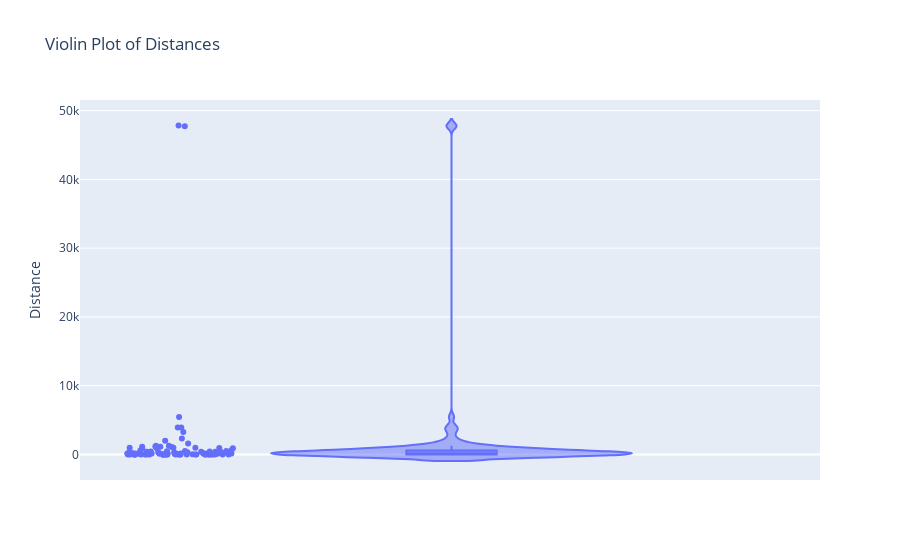
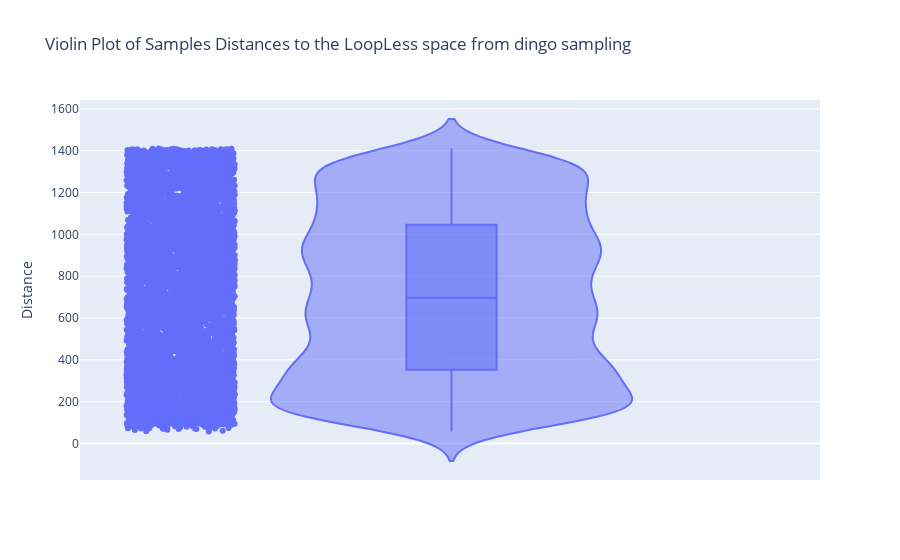
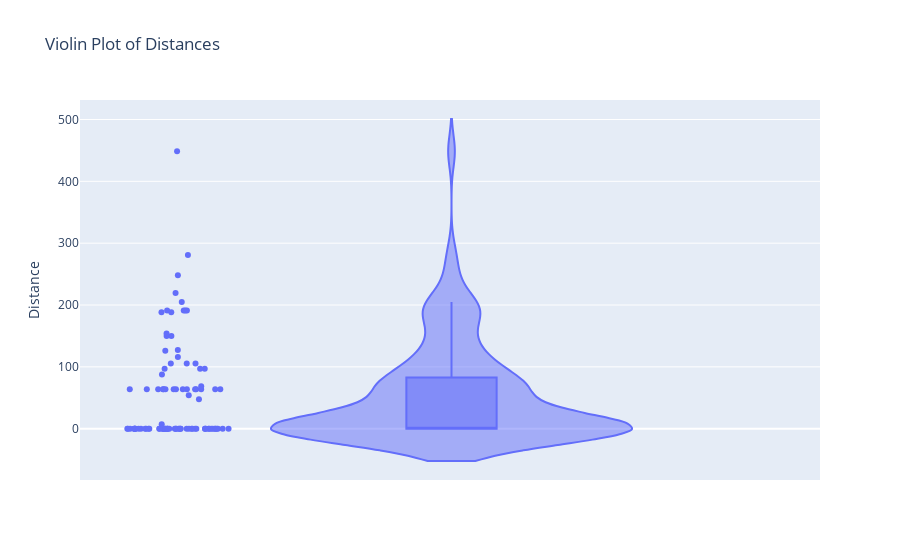
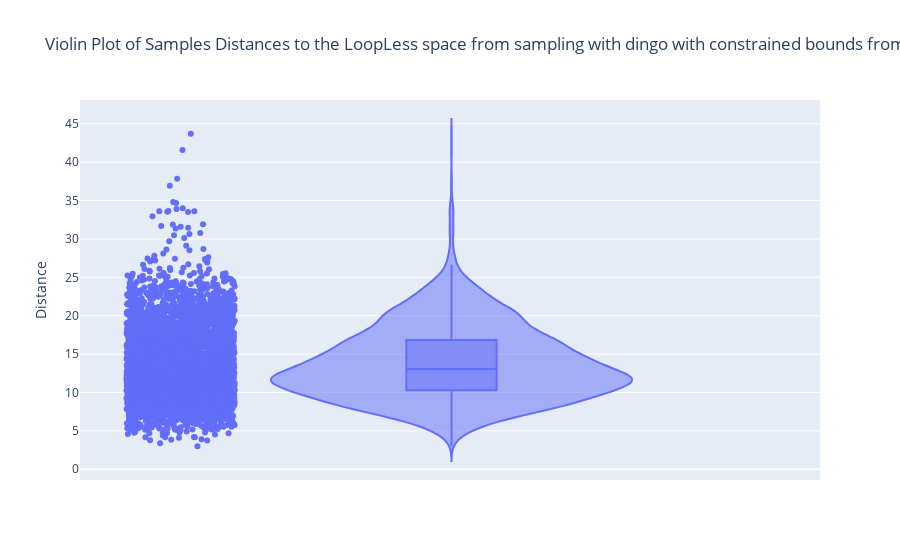

These figures' notebook cell, in order:
### Markdown cell above
In addition, calculating distances between samples before and after loopless solution (for 3000 samples ==> 3000 distances) and calculation of the average and standard deviation of these (3000) distances.

### Code cell
distances_array = calculate_distances_from_reactions(samples_dingo_ec_model, samples_dingo_ec_model_loopless_solutions, ec_cobra_model)
violin_plot_samples_distances(distances_array)


distances_array = calculate_distances_from_samples(samples_dingo_ec_model, samples_dingo_ec_model_loopless_solutions, ec_cobra_model)
violin_plot_samples_distances(distances_array)


distances_array = calculate_distances_from_reactions(samples_dingo_ec_model_constrained, samples_dingo_ec_model_constrained_loopless_solutions, ec_cobra_model)
violin_plot_samples_distances(distances_array)


distances_array = calculate_distances_from_samples(samples_dingo_ec_model_constrained, samples_dingo_ec_model_constrained_loopless_solutions, ec_cobra_model)
violin_plot_samples_distances(distances_array)

### Figure 1 — Plotly figure (JSON) as saved in the notebook; plotly's stock layout.template omitted (floating-point values rounded to 4 significant figures)
{"data": [{"alignmentgroup": "True", "box": {"visible": true}, "hovertemplate": "Distance=%{y}<extra></extra>", "legendgroup": "", "marker": {"color": "#636efa"}, "name": "", "offsetgroup": "", "orientation": "v", "points": "all", "scalegroup": "True", "showlegend": false, "type": "violin", "x0": " ", "xaxis": "x", "y": [893.2, 1.457e-12, 426.4, 140.9, 426.5, 1.037e-12, 1.499e-13, 140.4, 13.61, 7.522e-13, 0, 2.499e-13, 972.4, 143.1, 143.1, 5452.0, 984.4, 0, 1115.0, 1115.0, 391.5, 2314.0, 5.57e-13, 1138.0, 3.699, 0, 157.4, 284.8, 143.1, 141.8, 1261.0, 323.4, 0, 140.4, 1261.0, 3.333e-13, 47740.0, 391.5, 142.3, 1992.0, 142.3, 142.5, 141.6, 0, 0, 0, 157.4, 0, 0, 0, 0, 0, 0, 0, 74.2, 130.5, 0, 0, 20.17, 161.7, 13.61, 0, 0, 141.6, 968.4, 3923.0, 3923.0, 47830.0, 0, 143.9, 0, 426.5, 140.9, 0, 1602.0, 0, 914.2, 942.8, 912.6, 0, 426.5, 130.5, 391.1, 483.4, 0, 483.4, 0, 444.3, 1064.0, 580.9, 322.9, 3263.0, 20.17, 161.7, 595.8], "y0": " ", "yaxis": "y"}], "layout": {"legend": {"tracegroupgap": 0}, "title": {"text": "Violin Plot of Distances"}, "violinmode": "group", "xaxis": {"anchor": "y", "domain": [0, 1]}, "yaxis": {"anchor": "x", "domain": [0, 1], "title": {"text": "Distance"}}}}

### Figure 2 — Plotly figure (JSON) as saved in the notebook; plotly's stock layout.template omitted (floating-point values rounded to 4 significant figures; data arrays with more than 128 entries replaced by an {"elided": "..."} marker saying what was removed)
{"data": [{"alignmentgroup": "True", "box": {"visible": true}, "hovertemplate": "Distance=%{y}<extra></extra>", "legendgroup": "", "marker": {"color": "#636efa"}, "name": "", "offsetgroup": "", "orientation": "v", "points": "all", "scalegroup": "True", "showlegend": false, "type": "violin", "x0": " ", "xaxis": "x", "y": {"elided": "7100 float values"}, "y0": " ", "yaxis": "y"}], "layout": {"legend": {"tracegroupgap": 0}, "title": {"text": "Violin Plot of Samples Distances to the LoopLess space from dingo sampling"}, "violinmode": "group", "xaxis": {"anchor": "y", "domain": [0, 1]}, "yaxis": {"anchor": "x", "domain": [0, 1], "title": {"text": "Distance"}}}}

### Figure 3 — Plotly figure (JSON) as saved in the notebook; plotly's stock layout.template omitted (floating-point values rounded to 4 significant figures)
{"data": [{"alignmentgroup": "True", "box": {"visible": true}, "hovertemplate": "Distance=%{y}<extra></extra>", "legendgroup": "", "marker": {"color": "#636efa"}, "name": "", "offsetgroup": "", "orientation": "v", "points": "all", "scalegroup": "True", "showlegend": false, "type": "violin", "x0": " ", "xaxis": "x", "y": [53.92, 4.255e-13, 191.1, 63.69, 191.1, 2.46e-12, 4.352e-13, 63.69, 2.082e-13, 2.26e-12, 1.231e-12, 3.931e-13, 154.0, 63.69, 63.69, 219.6, 7.004, 2.409e-13, 188.3, 188.3, 105.3, 47.77, 2.416e-13, 248.2, 3.714e-13, 9.483e-14, 2.259e-12, 127.4, 63.69, 63.69, 1.142e-13, 2.813e-12, 1.007e-13, 63.69, 5.756e-14, 2.118e-12, 87.48, 105.3, 63.69, 2.015e-13, 63.69, 63.69, 63.69, 2.275e-13, 1.297e-12, 0, 2.331e-12, 2.249e-12, 3.926e-13, 0, 0, 9.047e-13, 0, 8.761e-14, 4.796e-12, 1.407e-12, 0, 0, 2.193e-12, 1.361e-12, 2.048e-13, 6.619e-14, 0, 63.69, 68.53, 4.317e-14, 4.004e-13, 116.1, 2.878e-14, 63.69, 1.439e-13, 191.1, 63.69, 9.529e-13, 97.09, 1.439e-14, 97.09, 1.664e-13, 97.09, 2.491e-13, 191.1, 1.515e-12, 105.3, 149.9, 1.872e-13, 149.9, 7.915e-14, 126.1, 280.7, 2.878e-14, 63.69, 448.6, 2.205e-12, 1.337e-12, 205.0], "y0": " ", "yaxis": "y"}], "layout": {"legend": {"tracegroupgap": 0}, "title": {"text": "Violin Plot of Distances"}, "violinmode": "group", "xaxis": {"anchor": "y", "domain": [0, 1]}, "yaxis": {"anchor": "x", "domain": [0, 1], "title": {"text": "Distance"}}}}

### Figure 4 — Plotly figure (JSON) as saved in the notebook; plotly's stock layout.template omitted (floating-point values rounded to 4 significant figures; data arrays with more than 128 entries replaced by an {"elided": "..."} marker saying what was removed)
{"data": [{"alignmentgroup": "True", "box": {"visible": true}, "hovertemplate": "Distance=%{y}<extra></extra>", "legendgroup": "", "marker": {"color": "#636efa"}, "name": "", "offsetgroup": "", "orientation": "v", "points": "all", "scalegroup": "True", "showlegend": false, "type": "violin", "x0": " ", "xaxis": "x", "y": {"elided": "4200 float values"}, "y0": " ", "yaxis": "y"}], "layout": {"legend": {"tracegroupgap": 0}, "title": {"text": "Violin Plot of Samples Distances to the LoopLess space from sampling with dingo with constrained bounds from loopless_solutions"}, "violinmode": "group", "xaxis": {"anchor": "y", "domain": [0, 1]}, "yaxis": {"anchor": "x", "domain": [0, 1], "title": {"text": "Distance"}}}}
